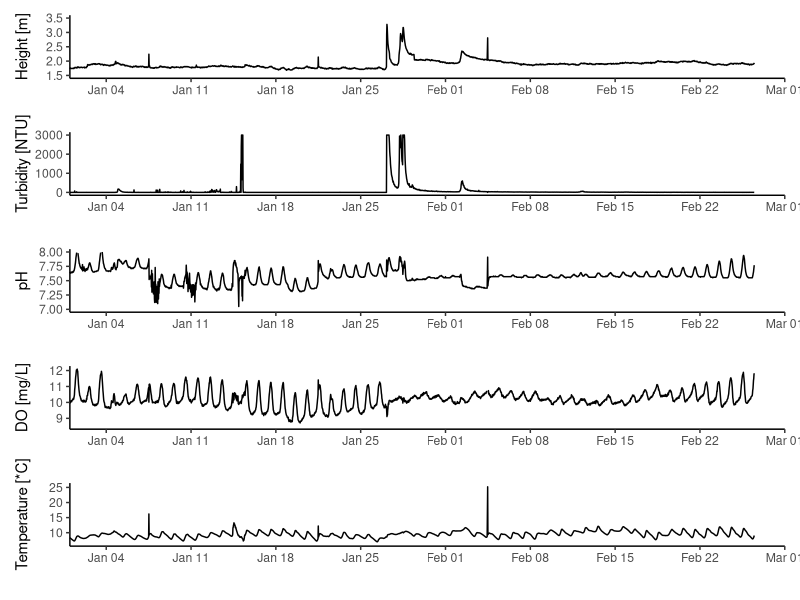
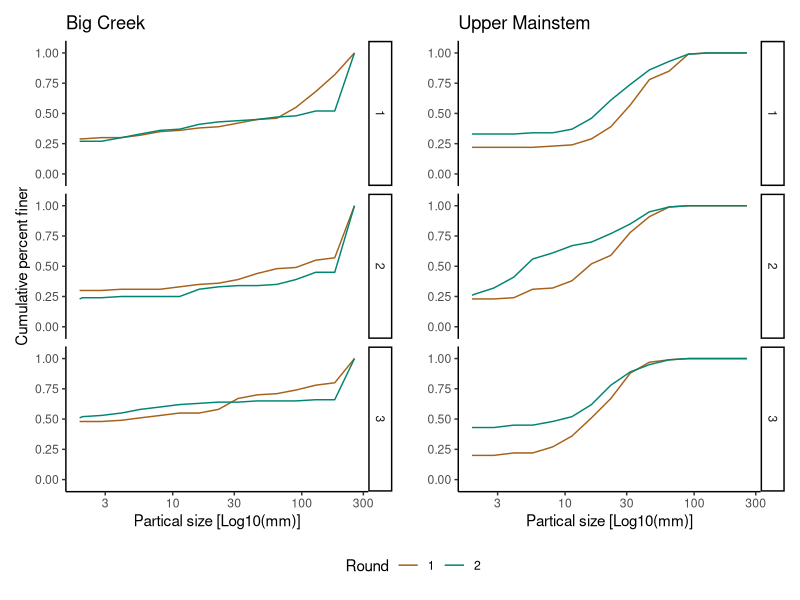
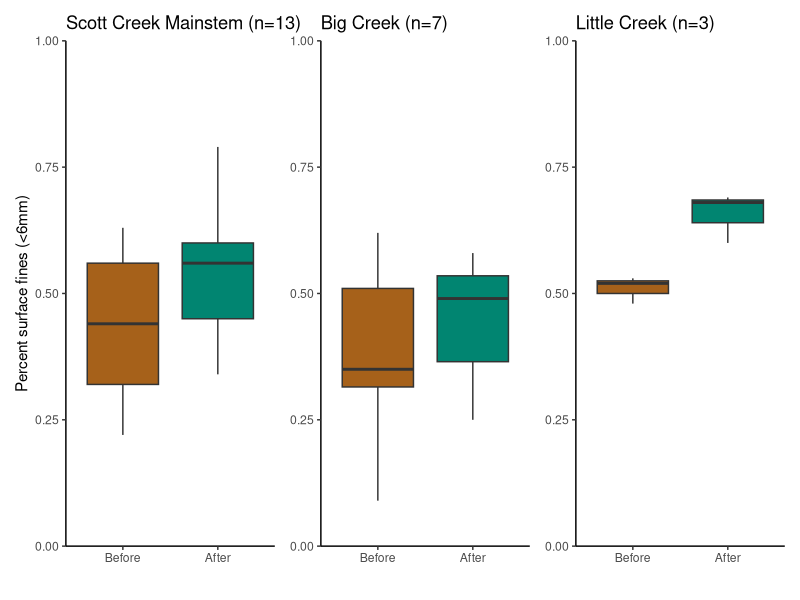
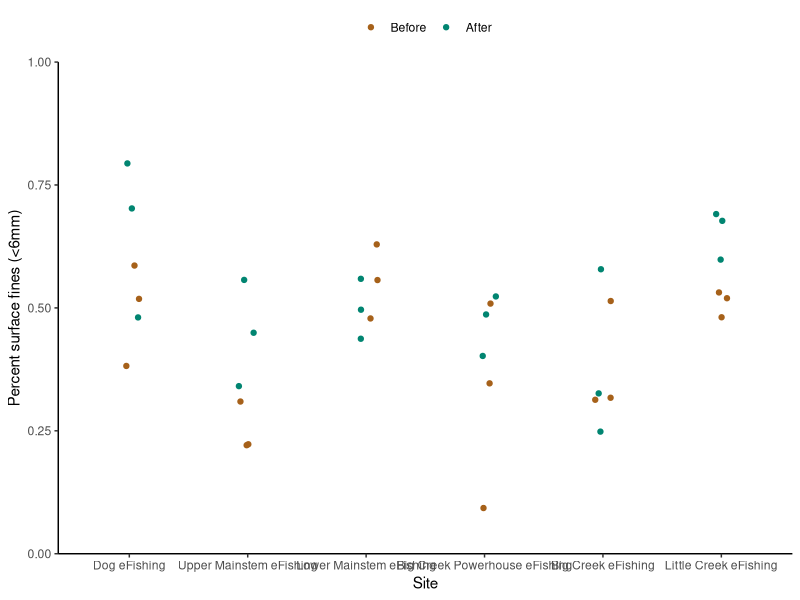
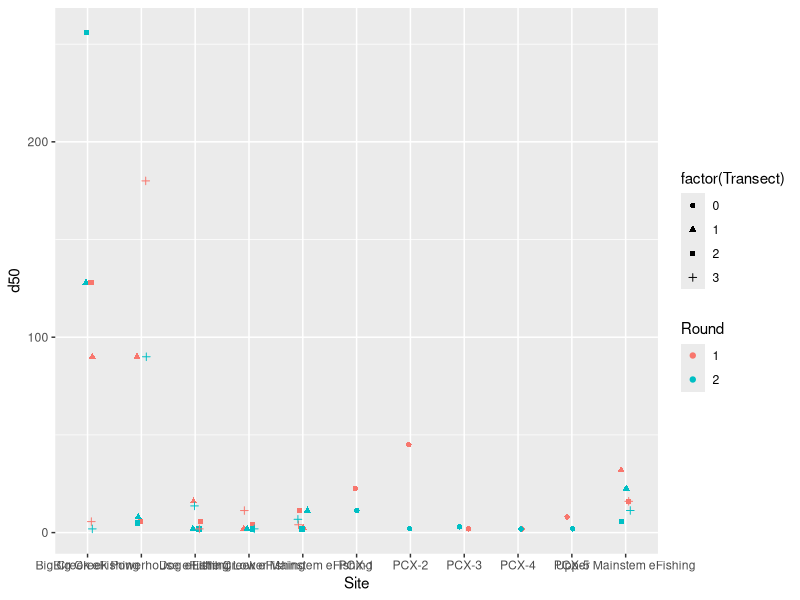
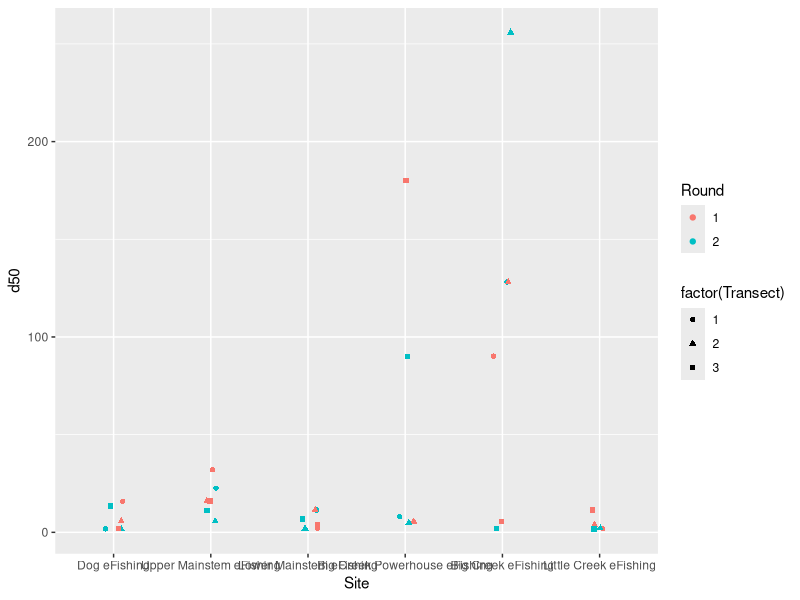
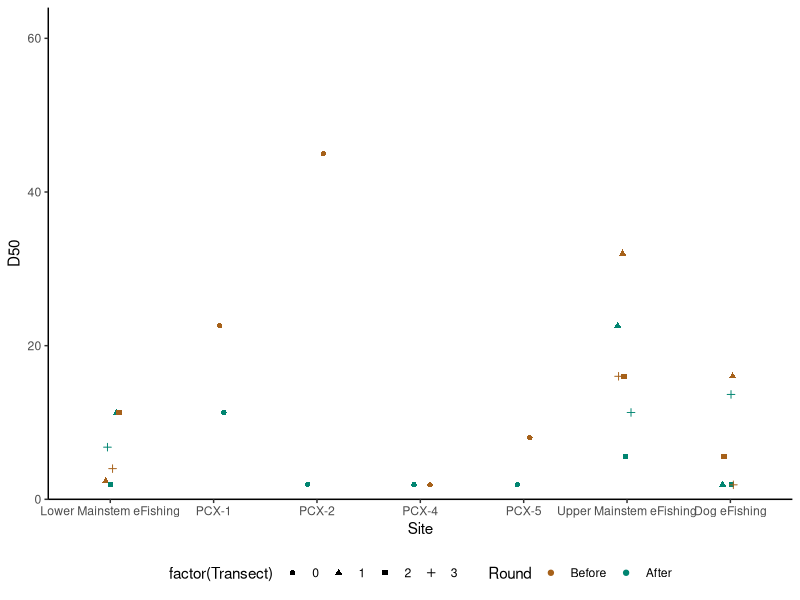
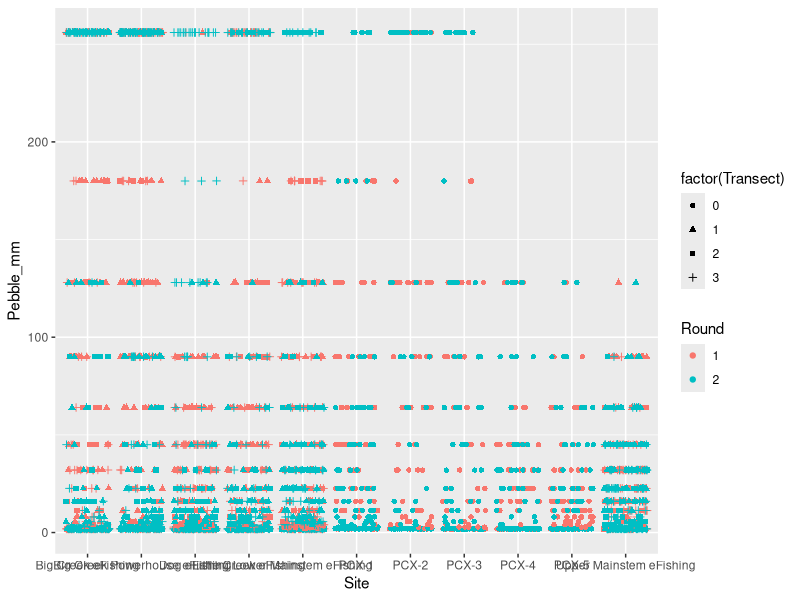

These figures' R source, in order:
## ---- chunk 1
knitr::opts_chunk$set(
  collapse = TRUE,
  comment = "#>"
)
## ---- chunk 2
library(tidyverse)
library(dplyr)
library(lubridate)
# library(ggplot2)
library(patchwork)

## ---- chunk 3

wq.dat <- read.csv("Data/Scott_Creek_Weir_Hydrolab_20210303.csv", sep = ",", header = T) #Initial water qualiy test dataset.

wq <- wq.dat %>% #Start formatting columns into r "tidy" structure.
  mutate(Date = mdy(Date)) %>% #R sees dates as Year-Month-Day this tells it where to get that info from the date column.
  mutate(Time = hms(Time)) %>% # Tells r this column is Hours:Min:Sec
  mutate(TS = as.POSIXct(Date + Time)) %>% #making a new column with timestamp by combining Date and Time
  select(Date, TS, Temp_C, TurbSC_NTU, Dep100_m, pH, Sal_ppt, LDO_mg_l)#pair down dataset to what we need

## ---- chunk 4
str(wq)
## ---- chunk 5

#Set data limits
limits = as.POSIXct(c("2021-01-01 00:00:00", "2021-03-01 00:00:00"))

#Start making plots
#Water depth
depth.plot <- ggplot(wq, aes(x = TS, y = Dep100_m)) +
  geom_line() +
  scale_x_datetime(name = "",
                   date_breaks = "1 week", date_labels = ("%b %d"),
                   limits = limits, expand = c(0,0)) +
  scale_y_continuous(name = "Height [m]", limits = c(1.5, 3.5)) +
theme_classic()

#Turbidity
turb.plot <- ggplot(wq, aes(x = TS, y = TurbSC_NTU)) +
  geom_line() +
  scale_x_datetime(name = "",
                   date_breaks = "1 week", date_labels = ("%b %d"),
                   limits = limits, expand = c(0,0)) +
  scale_y_continuous(name = "Turbidity [NTU]", limits = c(0, 3000)) +
theme_classic()

#pH
pH.plot <- ggplot(wq, aes(x = TS, y = pH)) +
  geom_line() +
  scale_x_datetime(name = "",
                   date_breaks = "1 week", date_labels = ("%b %d"),
                   limits = limits, expand = c(0,0)) +
  scale_y_continuous(name = "pH", limits = c(7, 8)) +
theme_classic()

#DO
do.plot <- ggplot(wq, aes(x = TS, y = LDO_mg_l)) +
  geom_line() +
  scale_x_datetime(name = "",
                   date_breaks = "1 week", date_labels = ("%b %d"),
                   limits = limits, expand = c(0,0)) +
  scale_y_continuous(name = "DO [mg/L]", limits = c(8.5, 12.1)) +
theme_classic()

#Temperature
temp.plot <- ggplot(wq, aes(x = TS, y = Temp_C)) +
  geom_line() +
  scale_x_datetime(name = "",
                   date_breaks = "1 week", date_labels = ("%b %d"),
                   limits = limits, expand = c(0,0)) +
  scale_y_continuous(name = "Temperature [*C]", limits = c(6.5, 25.5)) +
theme_classic()


# #Salinity - not much to see since its freshwater the whole time.
# sal.plot <- ggplot(wq, aes(x = TS, y = Sal_ppt)) +
#   geom_line() +
#   scale_x_datetime(name = "",
#                    date_breaks = "1 week", date_labels = ("%b %d"),
#                    limits = limits, expand = c(0,0)) +
#   scale_y_continuous(name = "Salinity [ppt]", limits = c(8.5, 12.1)) +
# theme_classic()


#Using Patchwork pckage to put individual plots together into one multi-plot
depth.plot / turb.plot / pH.plot / do.plot / temp.plot

## ---- chunk 6
# library(lubridate)
# library(ggplot2)
# library(scales)
# library(gridExtra)
# library(dplyr)
# options(scipen = 999)

# #Bring in datasets
# gage.dat <- read.csv("data/Gagedata_XXX.csv", h = T)#Flows up to 30 January 2021 6891 obs of 2 var.
# 
# #Clean up hydrograph data
# gage <- gage.dat %>% #Start formatting columns into r "tidy" structure.
#   mutate(DT = mdy_hm(as.character(timestamp))) %>% # clean up time data
#   mutate(stage_m = stage_ft*0.3048) %>% #Convert from ft to m
#   select(DT, stage_m)
# 
# str(gage)
# 
# #Hydrograph 
# #Plot 1 - basic plot
# ggplot(gage,aes(DT,stage_m)) +
#   geom_point() +
#   scale_x_datetime(name = "",
#                    date_breaks = "1 month", date_labels = ("%b")) +
#   scale_y_continuous(name = "Height (m)") +
# theme_classic() 
## ---- chunk 7

#Test Data
pc.dat.test <- read.csv("Data/Scott_Creek_Pebble_Testdata_20210315.csv", sep = ",", header = T) #Initial pebble count test dataset. It consists of one transects worth of data.

pc.test <- pc.dat.test %>% #Start formatting columns into r "tidy" structure.
  mutate(Date = mdy(Date)) %>% 
  mutate(Round = as.factor(Round)) %>% #change column to type = factor
  mutate(Long_Station = as.numeric(Long_Station)) %>% #change column to type = numeric.
  mutate(Category_total = as.numeric(Category_total)) %>% #change column to type = numeric.
  arrange(Size_class_mm) %>% #makes sure data goes from smallest to larges pebble sizes.
  mutate(Percent_finer = cumsum(Category_total)/sum(Category_total)) #creat column for percent finer than.


#Real (whole) Data
#Note Round was blank for one size class at the Dog eFishing reach in the original WSP file. This was corrected on 3/31/21

pc.dat <- read.csv("Data/Scott_Creek_Pebble_20210331.csv", sep = ",", header = T) #736 obs of 7 var. 

pc <- pc.dat %>% #Start formatting columns into r "tidy" structure.
  mutate(Date = ymd(Date)) %>% 
  mutate(Round = as.factor(Round)) %>% #change column to type = factor
  mutate(Long_Station = as.numeric(Long_Station)) %>% #change column to type = numeric.
  mutate(Category_total = as.numeric(Category_total)) %>% #change column to type = numeric.
  mutate(Transect = replace_na(Transect, 0)) %>% #replace na (for PCX transects) with a zero 
  group_by(Round, Site, Transect) %>% #Tells r to group each individual transect worth of data to calculate % finer.
  arrange(Size_class_mm) %>% #makes sure data goes from smallest to larges pebble sizes.
  mutate(Percent_finer = cumsum(Category_total)/sum(Category_total)) #creat column for percent finer than. 


## ---- chunk 8
str(pc)
## ---- chunk 9

#Goal: Quickly visualize some of the transect changes between survey rounds.(Not intended for the poster). 

test.bc <- pc %>% 
  filter(Site == "Big Creek eFishing")

#Big Creek Plot - Subtle changes in sediment.
bc <- ggplot(test.bc, aes(Size_class_mm, Percent_finer, color = Round)) +
  geom_line() +
  facet_grid(Transect ~ .) +
  scale_x_log10(name = "Partical size [Log10(mm)]") +
  scale_y_continuous(name = "Cumulative percent finer", limits = c(0,1), expand = c(0,.1)) +
  scale_color_manual(values = c("#a6611a", "#018571")) +
  theme_classic() +
  ggtitle("Big Creek")

test.um <- pc %>% 
  filter(Site == "Upper Mainstem eFishing")

#Upper Mainstem Plot - Fines have increased substantially in the upper watershed. 
um <- ggplot(test.um, aes(Size_class_mm, Percent_finer, color = Round)) +
  geom_line() +
  facet_grid(Transect ~ .) +
  scale_x_log10(name = "Partical size [Log10(mm)]") +
  scale_y_continuous(name = "", limits = c(0,1), expand = c(0,.1)) +
  scale_color_manual(values = c("#a6611a", "#018571")) +
  theme_classic() +
  ggtitle("Upper Mainstem")

#Put plots together using patchwork
bc + um +
  plot_layout(guides = 'collect') & 
  theme(legend.position = 'bottom') 
  # plot_annotation(caption = 'If the blue line starts above the tan line, it means the surface sediment became finer after the first flush.')
  
## ---- chunk 10

#Goal: Visualize the amount (percent surface fines along the mainstem. Station number is used to lign up the sites from downstream to upstream.

pc2.mainstem.fines <- pc %>% 
  filter(Size_class_mm == 5.6) %>% #select the fines size class.
    filter(Long_Station < 8) %>% #mainstem stations
  filter(Transect == 0 | Transect == 2) #use T2 (midpoint) for each eFishing reach.

a <- ggplot(pc2.mainstem.fines, aes(x = Long_Station, y = Percent_finer, color = Round)) +
  geom_line() +
  geom_point() +
scale_y_continuous(name = "Percent surface fines", limits = c(0,1.0), expand = c(0,0)) +
scale_x_continuous(name = "Station Number", limits = c(1,7), breaks = seq(0,7,1)) +
scale_color_manual(values = c("#a6611a", "#018571"), labels = c("Before", "After")) +
theme_classic() +
  geom_hline(yintercept = 0, lty = 2) +
  labs(title = "A") +
       # subtitle = "Flow is from right (upstream) to left (downstream)") +
       # caption = "The meainstem between Big and Little Creeks (Station 3) and the upper watershed \n (Stations 6 and 7) had the biggest increases in fine sediment.")
  theme(axis.title.x = element_blank(),
        axis.text.x = element_blank(),
        legend.position = "top",
        legend.title = element_blank())

## ---- chunk 11

#Goal: Caculate the change in % fines (<6mm) between the two survey rounds for each transect and site.

#Note: Knitting the .md file doesn't like this code for some reacon so it is commented out hoever the code is good and necessary for generating the plot to look at change in percent fines by station number.

# #Subset data by Round
# pc2.r1 <- pc %>%
#   filter(Round == 1) %>% #Round 1 data
#   filter(Size_class_mm == 5.6) #focus on the 5.6 size class for each transect
# 
# 
# pc2.r2 <- pc %>%
# filter(Round == 2) %>% #Round 2 data
#   filter(Size_class_mm == 5.6) #focus on the 5.6 size class for each transect
# 
# #Spread data into long format to calculate % change
# pc2 <- full_join(pc2.r1, pc2.r2, by = c("Site", "Transect")) %>% #Joins the two rounds of data
#   mutate(fines_per_change = Percent_finer.y - Percent_finer.x) %>% #Subract round 1 from round 2. A positive number means an increase in fines after the first flush.
#   mutate(Long_Station = Long_Station.x) %>% #relabeling station for clarity
#   select(Site, Transect, Long_Station, fines_per_change)
# 
# #Plot % fines change over longitudinal station distance
# 
# #Subset data by mainstem vs tributary stations (See above for station number key)
# pc2.mainstem <- pc2 %>%
#   filter(Long_Station < 8) %>%
#   filter(Transect == 0 | Transect == 2)
# 
# pc2.bigcreek <- pc2 %>%
#   filter(Long_Station > 7 & Long_Station < 11) %>%
#   filter(Transect == 0 | Transect == 2)
# 
# pc2.littlecreek <- pc2 %>%
#   filter(Long_Station == 11) %>%
#   filter(Transect == 0 | Transect == 2)
# 
# #Subset efishing reaches to make ranges for plot
# stattest <- pc2 %>%
#   filter(Long_Station == 7)
# 
# #Mainstem plot
# 
# b <- ggplot(pc2.mainstem, aes(x = Long_Station, y = fines_per_change)) +
#   geom_line() +
#   geom_point() +
# scale_y_continuous(name = "Change in percent fines", limits = c(-0.2,0.45), breaks = seq(-0.2,0.45,.1), expand = c(0,0)) +
# scale_x_continuous(name = "Station Number", limits = c(1,7), breaks = seq(0,7,1)) +
# theme_classic() +
#   geom_hline(yintercept = 0, lty = 2) +
#   # geom_segment(x = 1, y = -0.13, xend = 1, yend = 0.08, lty = 3) + #variation in Station 1
#   # geom_segment(x = 6, y = 0.12, xend = 6, yend = 0.25, lty = 3) + #variation in Station 6
#   # geom_segment(x = 7, y = -0.11, xend = 7, yend = 0.3857, lty = 3) + #variation in Station 7
# labs(title = "B")
#   # labs(title = "Change in percent fines (<6mm) along the mainstem",
#   #      subtitle = "Flow is from right (Upstream) to left (Downstream)",
#   #      caption = "The meainstem between Big and Little Creeks (Station 3) and the upper watershed \n (Stations 6 and 7) had the biggest increases in fine sediment. \n Dotted vertical lines are ranges at the eFishing sites.")
# 
# a / b
## ---- chunk 12

#Goal: Boxplot of percent surface fines using all sites/transects

 pc3.fines <- pc %>% 
  filter(Size_class_mm == 5.6)
 
 plot.pc3.fines.all <- ggplot(pc3.fines, aes(x = Round, y = Percent_finer)) +
   geom_boxplot() +
   scale_y_continuous(name = "Percent surface fines (<6mm)", limits = c(0,1),
                      expand = c(0,0))  +
  ggtitle("All sites")
 
#Boxplot of percent surface fines on mainstem
 pc3.fines.mainstem <- pc %>% 
  filter(Size_class_mm == 5.6) %>% 
  filter(Long_Station < 8)

 plot.pc3.fines.mainstem <- ggplot(pc3.fines.mainstem, aes(x = Round, y = Percent_finer)) +
   geom_boxplot(fill = c("#a6611a", "#018571")) +
   scale_x_discrete(name = "", limits = c("1","2"), labels = c("Before", "After")) +
   scale_y_continuous(name = "Percent surface fines (<6mm)", limits = c(0,1),
                      expand = c(0,0)) +
   theme_classic() +
   ggtitle("Scott Creek Mainstem (n=13)")
 
#Boxplot of percent surface fines on Big Creek
 pc3.fines.bc <- pc %>% 
  filter(Size_class_mm == 5.6) %>% 
  filter(Long_Station > 7 & Long_Station < 11)

 plot.pc3.fines.bc <- ggplot(pc3.fines.bc, aes(x = Round, y = Percent_finer)) +
   geom_boxplot(fill = c("#a6611a", "#018571")) +
   scale_x_discrete(name = "", limits = c("1","2"), labels = c("Before", "After")) +
   scale_y_continuous(name = "Percent surface fines (<6mm)", limits = c(0,1),
                      expand = c(0,0)) +
   theme_classic() +
   theme(axis.title.y = element_blank()) +
   ggtitle("Big Creek (n=7)")
   
 
#Boxplot of percent surface fines on Little Creek
 pc3.fines.lc <- pc %>% 
  filter(Size_class_mm == 5.6) %>% 
  filter(Long_Station == 11)

 plot.pc3.fines.lc <- ggplot(pc3.fines.lc, aes(x = Round, y = Percent_finer)) +
   geom_boxplot(fill = c("#a6611a", "#018571")) +
   scale_x_discrete(name = "", limits = c("1","2"), labels = c("Before", "After")) +
   scale_y_continuous(name = "Percent surface fines (<6mm)", limits = c(0,1),
                      expand = c(0,0)) +
   theme_classic() +
   theme(axis.title.y = element_blank()) +
   ggtitle("Little Creek (n=3)")
 
#Put plots together using patchwork
plot.pc3.fines.mainstem +  plot.pc3.fines.bc +  plot.pc3.fines.lc


#Variation in Percent Fines for each eFishing Site starting with pc3.fines

#Grab the eFishing sites
pc3.efishing <- pc3.fines %>% 
  filter(grepl('eFishing', Site)) #using grepl to select all sites with "efishing" in the name 

#Tell r Sites will be in a specific order.
pc3.efishing$Site <- factor(pc3.efishing$Site, levels = c("Dog eFishing","Upper Mainstem eFishing","Lower Mainstem eFishing","Big Creek Powerhouse eFishing","Big Creek eFishing", "Little Creek eFishing"),ordered = TRUE)

#Scatterplot to see the variation (3 transects) in percent fines for each eFishing Site.
ggplot(pc3.efishing, aes(x = Site, y = Percent_finer, color = Round)) +
  geom_jitter(width = 0.1) +
  scale_y_continuous(name = "Percent surface fines (<6mm)", limits = c(0,1),
                      expand = c(0,0)) +
  scale_color_manual(values = c("#a6611a", "#018571"), labels = c("Before", "After")) +
  theme_classic() +
  theme(legend.position = "top",
        legend.title = element_blank())


#STATS - TBD
#Need to figure out if we are using t-tests or Chi-squared test for independance?
#Before running the t tests we need to think about independance (repeated measures??. 

#Mainstem
pc3.fines.mainstem.r1 <-  pc3.fines.mainstem %>% 
     filter(Round == 1) %>% #Round 1 data  
     select(Percent_finer)
 
pc3.fines.mainstem.r2 <-  pc3.fines.mainstem %>% 
     filter(Round == 2) %>% #Round 2 data
     select(Percent_finer)

# t.test( pc3.fines.mainstem.r1$Percent_finer,  pc3.fines.mainstem.r2$Percent_finer, alternative = "two.sided") #May need to adjust the alternative to "greater than".

# Big Creek
pc3.fines.bc.r1 <-  pc3.fines.bc %>% 
     filter(Round == 1) %>% #Round 1 data  
     select(Percent_finer)
 
pc3.fines.bc.r2 <-  pc3.fines.bc %>% 
     filter(Round == 2) %>% #Round 2 data
     select(Percent_finer)

# t.test( pc3.fines.bc.r1$Percent_finer,  pc3.fines.bc.r2$Percent_finer, alternative = "two.sided") #May need to adjust the alternative to "greater than".

#Little Creek
pc3.fines.lc.r1 <-  pc3.fines.lc %>% 
     filter(Round == 1) %>% #Round 1 data  
     select(Percent_finer)
 
pc3.fines.lc.r2 <-  pc3.fines.lc %>% 
     filter(Round == 2) %>% #Round 2 data
     select(Percent_finer)

# t.test( pc3.fines.lc.r1$Percent_finer,  pc3.fines.lc.r2$Percent_finer, alternative = "two.sided") #May need to adjust the alternative to "greater than".

## ---- chunk 13

#The tidy package has the function "uncount" which is the opposite operation of "dplyr::count"

pc4 <- pc %>% 
  group_by(Site, Transect, Round)

pc4.pebbles <- uncount(pc4, Category_total, .id = "id") %>% 
  mutate(Pebble_mm = Size_class_mm) %>% #rename column to emphasize we are looking at individual pebbles now
  select(!Size_class_mm) #remove column

## ---- chunk 14

#Goal: Calculate the median (by definition the D50) for each site, transect, and round

pc4.d50 <- pc4.pebbles %>% 
  summarise(d50 = median(Pebble_mm))

ggplot(pc4.d50, aes( x = Site, y = d50, color = Round, shape = factor(Transect))) + 
  geom_jitter(width = 0.1)

#Looking at only eFishing Sites
#Grab the eFishing sites
pc4.efishing <- pc4.pebbles %>% 
  filter(grepl('eFishing', Site)) #using grepl to select all sites with "efishing" in the name 

#Tell r Sites will be in a specific order.
pc4.efishing$Site <- factor(pc4.efishing$Site, levels = c("Dog eFishing","Upper Mainstem eFishing","Lower Mainstem eFishing","Big Creek Powerhouse eFishing","Big Creek eFishing", "Little Creek eFishing"),ordered = TRUE)

pc4.d50.efish <- pc4.efishing %>% 
  summarise(d50 = median(Pebble_mm))

ggplot(pc4.d50.efish, aes( x = Site, y = d50, color = Round, shape = factor(Transect))) + 
  geom_jitter(width = 0.1)

#Looking longitudinally along the mainstem
pc4.d50.mainstem <- pc4.pebbles %>% 
  filter(Long_Station < 8) %>%  #mainstem stations
  summarise(d50 = median(Pebble_mm))

pc4.d50.mainstem$Site <- factor(pc4.d50.mainstem$Site, levels = c("Lower Mainstem eFishing", "PCX-1", "PCX-2", "PCX-4", "PCX-5", "Upper Mainstem eFishing", "Dog eFishing"),ordered = TRUE)

ggplot(pc4.d50.mainstem, aes( x = Site, y = d50, color = Round, shape = factor(Transect))) +
    geom_jitter(width = 0.1) +
  scale_y_continuous(name = "D50", limits = c(0,64),
                      expand = c(0,0)) +
  scale_color_manual(values = c("#a6611a", "#018571"), labels = c("Before", "After")) +
  theme_classic() +
  theme(legend.position = "bottom")
## ---- chunk 15

#Quick scatterplot to see the data points
ggplot(pc4.pebbles, aes( x = Site, y = Pebble_mm, color = Round, shape = factor(Transect))) + 
  geom_jitter()
  

#Violin plot - hard to see
ggplot(pc4.pebbles, aes( x = Site, y = Pebble_mm, color = Round)) +
  geom_violin()

#Box plot 
ggplot(pc4.pebbles, aes( x = Site, y = Pebble_mm, color = Round)) +
  geom_boxplot()


## ---- chunk 16

#Pebble Count Summary Stat code from C. Nicol :)

calculate_dx <- function(dx, size, prcnt_finer) {
  # Purpose: Calculate the grainsize for a given percentile
  # Method: Interpolate a straight line between the two bounding points
  # Input:  df - Dataframe with percent finer than data, dx - desired output percentile
  
  # Output: Grainsize at dx
  
  dx <- dx/100
  
  data.frame(size = size, prcnt_finer = prcnt_finer) %>%
    mutate(abovex = min(size[prcnt_finer > dx]),
           lessx = max(size[prcnt_finer <= dx])) %>%
    filter(size %in% c(abovex, lessx)) %>%
    mutate(slope = (max(prcnt_finer) - min(prcnt_finer)) / (max(size) - min(size))) %>%
    filter(size == lessx) %>%
    mutate(run = (dx - prcnt_finer) / slope,
           dx_size = size + run,
           dx = dx * 100) %>%
    pull(dx_size)
  
}

#Call in what you want to calculate. In this case its the median grain size (D50) of the test dataset (one site). 

calculate_dx(50, pc.test$Size_class_mm, pc.test$Percent_finer)

#Note, it will give you an error if the first category (i.e. <2mm) is greater than the percential you want to calculate.

# calculate_dx(16, pc.test$Size_class_mm, pc.test$Percent_finer) #error generated becuase you want to calculate the D16 and <2mm is 40% of the sample.

#Once we have this function set up, loop through D16, D50 and D84 for the one site.
dxs <- c(16, 50, 84) # choose which percentiles to calculate (e.g. D16, D50, D84)

names(dxs) <- paste0('d', dxs)

sapply(dxs, calculate_dx, size = pc.test$Size_class_mm, prcnt_finer = pc.test$Percent_finer)



# Calculate summary stats for multiple transects all at once
#Test dataset
pc.test <- pc.test %>%
  summarize(
    d50 = calculate_dx(50, size = pc.test$Size_class_mm, prcnt_finer = pc.test$Percent_finer),
    d84 = calculate_dx(84, size = pc.test$Size_class_mm, prcnt_finer = pc.test$Percent_finer))

####START HERE####
#NOT WORKING FOR THE WHOLE DATASET!
####

# pc.x <- pc %>%
#   # group_by(Site, Transect, Round) %>% # Creates a unique grouping variable
#   summarize(
#             # d16 = calculate_dx(16, size = pc.test$Size_class_mm, prcnt_finer = pc.test$Percent_finer),
#     d50 = calculate_dx(50, size = pc$Size_class_mm, prcnt_finer = pc$Percent_finer),
#     d84 = calculate_dx(84, size = pc$Size_class_mm, prcnt_finer = pc$Percent_finer))

